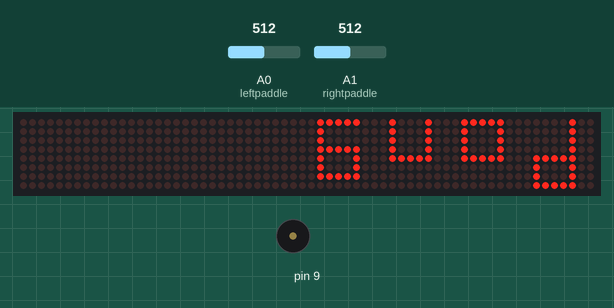
A sketch run on a simulated Arduino Uno, built with avr-gcc and run on an emulated ATmega328P. Shown: 64×8 LED matrix, buzzer (waves = sounding). Inputs (shaded band) come from the test bench; at power-on: A1 (rightpaddle) = 512, A0 (leftpaddle) = 512. Random numbers use the default seed unless the sketch sets one.

Above: at 0.1 s.
2.4 s: A1 (rightpaddle) set to 695
At 2.63 s:
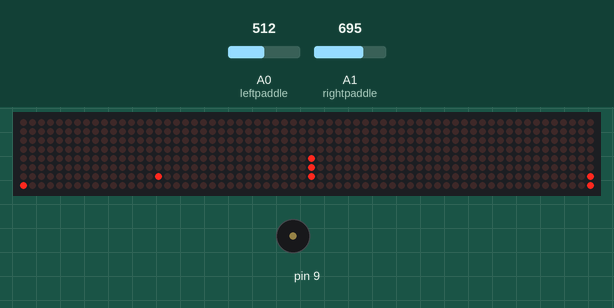
4.2 s: A1 (rightpaddle) set to 719
5.9 s: A0 (leftpaddle) set to 534
7.5 s: A0 (leftpaddle) set to 562
At 8.9 s:
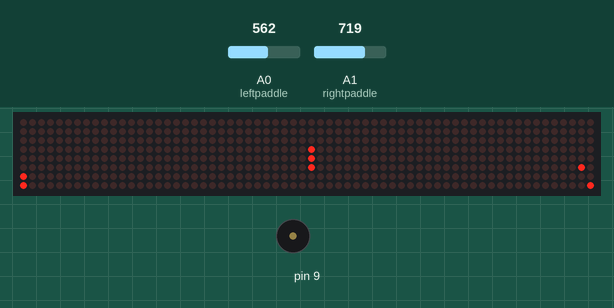
9.2 s: A0 (leftpaddle) set to 511
At 12.09 s:
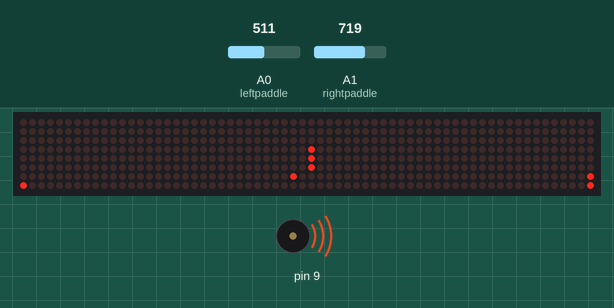
12.2 s: A1 (rightpaddle) set to 900
At 16.8 s:
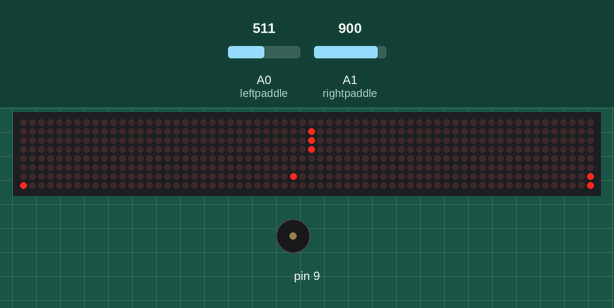
Timing chart, 0 to 21.6 s (numbered marks = the images above; inputs shaded):
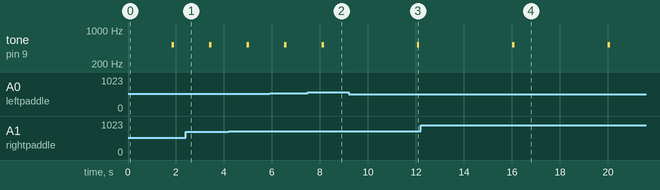

The sketch:

code.ino
```cpp
//We always have to include the library
#include "LedControl.h"
byte rightscore = 0;
byte leftscore = 0 ;

byte pongdisplay[] = {     // Used upon start up to display "Pong"

  B00000100,
  B00000100,
  B00000100,
  B00000100,
  B01111100,
  B01000100,
  B01000100,
  B01111100,
  B01111100,
  B01000100,
  B01000100,
  B01000100,
  B01111100,
  B00000000,
  B00000000,
  B00000000,
  B01000100,
  B01000100,
  B01000100,
  B01000100,
  B01111100,
  B00000000,
  B00000000,
  B00000000,
  B01111100,
  B01000000,
  B01000000,
  B01111100,
  B01000100,
  B01000100,
  B01111100,
  B00000000,
};

byte zero[] = {    // Used to display a '0' for when displaying the score
  B00000000,
  B00011100,
  B00100010,
  B00100010,
  B00100010,
  B00100010,
  B00011100,
  B00000000
};
byte one[] = {     // Used to display a '1' for when displaying the score
  B00111110,
  B00001000,
  B00001000,
  B00001000,
  B00001010,
  B00001100,
  B00001000,
  B00000000
};

byte two[] = {      // Used to display a '2' for when displaying the score
  B00000000,
  B00111110,
  B00000010,
  B00001100,
  B00010000,
  B00100000,
  B00100010,
  B00011100
};
byte three[] = {    // Used to display a '3' for when displaying the score
  B00000000,
  B00001100,
  B00010010,
  B00010000,
  B00001000,
  B00010010,
  B00010010,
  B00001100
};

byte four[] = {      // Used to diplay a '4' for when displaying the score
  B00100000,
  B00100000,
  B00100000,
  B00100000,
  B00111100,
  B00100100,
  B00100100,
  B00100100
};
byte five[] = {      // Used to display a '5' for when displaying the score
  B00111100,
  B00100000,
  B00100000,
  B00111100,
  B00000100,
  B00000100,
  B00111100,
  B00000000
};


byte matrix = 0;      //variables to help display paddles, scores, and "pong"
byte displayrow = 0;
byte displayindex = 0;

/*
  Now we need a LedControl to work with.
  pin 12 is connected to the DataIn
  pin 11 is connected to the CLK
  pin 10 is connected to LOAD
  there are 8 matrices to control
*/

int row;                                    //these variables store the location of the ball
int col;
byte deflect;                               //used if the ball must bounce off a wall

LedControl lc = LedControl(12, 11, 10, 8);  //initializes LED controller

byte dirx;                                  //these variables store the direction the ball is moving
byte diry;
byte start;                                 //used to start a new game after a player scores

#define leftpaddle 0  //left pong knob is connected to analog input 0
#define rightpaddle 1 // right pong knob is connected to analog intput 1
int rightpongval;     //holds the position of the right paddle
int leftpongval;      //holds the position of the left paddle

byte pong[] = {          // Stores the position of the ball and paddles, initially set as blank
  B00000000, B00000000,
  B00000000, B00000000,
  B00000000, B00000000,
  B00000000, B00000000,

  B00000000, B00000000,
  B00000000, B00000000,
  B00000000, B00000000,
  B00000000, B00000000,

  B00000000, B00000000,
  B00000000, B00000000,
  B00000000, B00000000,
  B00000000, B00000000,

  B00000000, B00000000,
  B00000000, B00000000,
  B00000000, B00000000,
  B00000000, B00000000,

  B00000000, B00000000,
  B00000000, B00000000,
  B00000000, B00000000,
  B00000000, B00000000,

  B00000000, B00000000,
  B00000000, B00000000,
  B00000000, B00000000,
  B00000000, B00000000,

  B00000000, B00000000,
  B00000000, B00000000,
  B00000000, B00000000,
  B00000000, B00000000,

  B00000000, B00000000,
  B00000000, B00000000,
  B00000000, B00000000,
  B00000000, B00000000
};


void setup() {
  pinMode(leftpaddle, INPUT);   //the paddle is an input.
  pinMode(rightpaddle, INPUT);  // the paddle is an input.

  Serial.begin(9600);  // serial communication for debugging. Set to 9600 baud

  // These statements below go through and set up the matrices to the given settings
  lc.shutdown(0, false);
  lc.setIntensity(0, 15);
  lc.clearDisplay(0);

  lc.shutdown(1, false);
  lc.setIntensity(1, 15);
  lc.clearDisplay(1);

  lc.shutdown(2, false);
  lc.setIntensity(2, 15);
  lc.clearDisplay(2);

  lc.shutdown(3, false);
  lc.setIntensity(3, 15);
  lc.clearDisplay(3);

  lc.shutdown(4, false);
  lc.setIntensity(4, 15);
  lc.clearDisplay(4);

  lc.shutdown(5, false);
  lc.setIntensity(5, 15);
  lc.clearDisplay(5);

  lc.shutdown(6, false);
  lc.setIntensity(6, 15);
  lc.clearDisplay(6);

  lc.shutdown(7, false);
  lc.setIntensity(7, 15);
  lc.clearDisplay(7);

  //display the initial "pong" text
  while (matrix < 4) {
    while (displayrow <= 7) {
      lc.setRow(matrix, displayrow, pongdisplay[displayindex]);
      displayrow++;
      displayindex++;
    }
    displayrow = 0;
    matrix++;
  }

  delay(1000);
  displayscreen();
  start = 1;
}

void loop() {

  paddles();
  pongsim();
  displayscreen();
}


void paddles() { //reads data from the paddles and displays that in the array

  // reads in the values from the potentiometers used to control the paddles
  // converts the values to an integer from 0-13 corresponding to the row of the bottom bit of the paddle
  leftpongval = analogRead(leftpaddle);
  leftpongval = map(leftpongval, 0, 1010, 0, 13);
  rightpongval = analogRead(rightpaddle);
  rightpongval = map(rightpongval, 1020, 20, 0, 13);

  //clears the previous paddle inorder to display the next one
  for (int x = 0; x < 2; x++) {
    for (int i = 0; i < 8; i++) {
      bitClear(pong[i + 32 * x], 0);
      bitClear(pong[24 + i + 32 * x], 7);
    }
  }

  //-------------------------------right paddle

  if (rightpongval < 6) {                      //display the paddle on the lower matrix
    bitSet(pong[rightpongval + 24], 7);
    bitSet(pong[rightpongval + 25], 7);
    bitSet(pong[rightpongval + 26], 7);
  }

  else if (rightpongval > 7) {                       // display the paddle on the upper matrix
    bitSet(pong[47 - rightpongval], 0);
    bitSet(pong[47 - rightpongval - 2], 0);
    bitSet(pong[47 - rightpongval - 1], 0);
  }

  else if (rightpongval == 6) {                      // cases for displaying the paddle across both matrices
    bitSet(pong[30], 7);
    bitSet(pong[31], 7);
    bitSet(pong[39], 0);
  }

  else if (rightpongval == 7) {
    bitSet(pong[31], 7);
    bitSet(pong[39], 0);
    bitSet(pong[38], 0);
  }


  //----------------------------------left paddle
  //due to the configuration of the cascading displays, there is a small amount of lag when moving the left paddle across matrices

  if (leftpongval < 6) {                                // display the paddle on the lower matrix
    bitSet(pong[leftpongval], 0);
    bitSet(pong[leftpongval + 1], 0);
    bitSet(pong[leftpongval + 2], 0);
  }

  else if (leftpongval > 7) {                               // display the paddle on the upper matrix
    bitSet(pong[71 - leftpongval], 7);
    bitSet(pong[71 - leftpongval - 2], 7);
    bitSet(pong[71 - leftpongval - 1], 7);
  }

  else if (leftpongval == 6) {                             // display the paddle across matrices
    bitSet(pong[6], 0);
    bitSet(pong[7], 0);
    bitSet(pong[63], 7);
  }

  else if (leftpongval == 7) {
    bitSet(pong[7], 0);
    bitSet(pong[63], 7);
    bitSet(pong[62], 7);
  }

}


//this function sets a bit to on, corresponding to a row and column
//used to display the ball, and greatly simplifies other functions
void placeball(int row, int col) {
  if (row > 7) {
    int x = (31 - col) % 8;
    int y = col / 8;
    bitSet(pong[71 - row - 8 * y], x);
  }
  else {
    int x = (31 - col) % 8; //
    int y =  col / 8;
    bitSet(pong[8 * y + row], 7 - x);
  }
}

//same as the placeball function above, but clears the bit instead
//used when the ball moves to clear the previous position of the ball
void removeball(int row, int col) {
  if (row > 7) {
    int x = (31 - col) % 8;
    int y = col / 8;
    bitClear(pong[71 - row - 8 * y], x);
  }
  else {
    int x = (31 - col) % 8; //
    int y =  col / 8;
    bitClear(pong[8 * y + row], 7 - x);
  }
}

//this function controls the movement of the ball
void pongsim() {

  //if the ball is at the edge of the display, call a function to check if it is blocked by the paddle
  if ( (col == 1 && dirx == 0) || (col == 30 && dirx == 1)) {
    ball_meets_paddle();
  }

  if (start == 1) {                  // Starting a new game
    randomSeed(analogRead(leftpaddle)); // randomSeed is necessary to ensure truly random starting position and movement. Here the input from a paddle is used as input for randomization
    dirx = random(2);                 // Come up with a random starting left to right or right to left motion
    diry = random(2);                // Come up with a random starting up or down movement direction
    col = random(12, 20);            // generate a random starting column near the middle of the display
    row = random(4, 12);             // generate a random starting row near the middle of the display
    placeball(row, col);
    start = 0;                       // Set the start varaible back equal to 0
  }


  if (diry == 0) {                    // If the ball is moving from bottom to top
    if (dirx == 0) {                  // from right to left
      removeball(row, col);
      if (deflect == 0) {             // most of the time, simply move the ball in its direction
        row++;
        col--;
        placeball(row, col);
        if (row == 15) {
          deflect = 1;
        }
        return;
      }
      else {                          // if the ball is next to an edge we must change its direction to bounce it off the edge
        row--;
        col--;
        placeball(row, col);
        diry = 1;
        deflect = 0;
        return;
      }
    }

    // The comments above should explain all of the stuff below. Some stuff, different parameters.

    if (dirx == 1) {                 // If the ball is moving from left to right
      removeball(row, col);
      if (deflect == 0) {
        row++;
        col++;
        placeball(row, col);
        if (row == 15) {
          deflect = 1;
        }
        return;
      }
      else {
        row--;
        col++;
        placeball(row, col);
        diry = 1;
        deflect = 0;
        return;
      }
    }
  }

  //--------------------------------------------diry = 1 below

  if (diry == 1) {                    // If the ball is moving from top to bottom
    if (dirx == 0) {                  // right to left
      removeball(row, col);
      if (deflect == 0) {
        row--;
        col--;
        placeball(row, col);
        if (row == 0) {
          deflect = 1;
        }
        return;
      }
      else {
        row++;
        col--;
        placeball(row, col);
        diry = 0;
        deflect = 0;
        return;
      }
    }

    if (dirx == 1) {                 // If the ball is moving from left to right
      removeball(row, col);
      if (deflect == 0) {
        row--;
        col++;
        placeball(row, col);
        if (row == 0) {
          deflect = 1;
        }
        return;
      }
      else {
        row++;
        col++;
        placeball(row, col);
        diry = 0;
        deflect = 0;
        return;
      }
    }
  }
}


//this function simply displays the locations of the paddles and ball stored in the pong[] variable
void displayscreen() {
  matrix = 0;
  displayrow = 0;
  displayindex = 0;

  while (matrix < 8) {
    while (displayrow <= 7) {
      lc.setRow(matrix, displayrow, pong[displayindex]);
      displayrow++;
      displayindex++;
    }
    displayrow = 0;
    matrix++;
  }

}


//this function turns off every LED in case we need to clear the display
void clearscreen() {
  int clearing = 0;
  while (clearing < 64) {
    pong[clearing] = B00000000;
    clearing++;
  }
}


//this function checks if the ball is blocked by the paddle or not
void ball_meets_paddle() {
  tone(9, 500, 100);  //begin by sending a signal to the buzzer on either a block or a miss

  if (diry == 0) { //case if the ball is going up
    if (dirx == 0) { //going left
      if (deflect == 1) { // if the ball deflects off wall
        if (leftpongval == 13) { //blocked, ball bounces off both wall and paddle
          diry = 1;
          dirx = 1;
          deflect = 0;
        }
        else { //missed it
          clearscreen();
          start = 1;
          delay(1000);
          scoreleft();
        }
      }
      else if (row - leftpongval >= 0 && row - leftpongval <= 2) { //normal 45 degree bounce
        dirx = 1;
      }
      else if (leftpongval - (row + 1) == 0) { //if the ball hits the corner of the paddle, it bounces straight
        dirx = 1;
        diry = 1;
      }
      else { //missed
        clearscreen();
        start = 1;
        delay(1000);
        scoreleft();
      }
    }
    else if (dirx == 1) { // going right
      if (deflect == 1) { // if the ball deflects off wall
        if (rightpongval == 13) { //blocked, ball counces off both wall and paddle
          diry = 1;
          dirx = 0;
          deflect = 0;
        }
        else { //missed it
          clearscreen();
          start = 1;
          delay(1000);
          scoreright();
        }
      }
      else if (row - rightpongval >= 0 && row - rightpongval <= 2) { //normal 45 degree bounce
        dirx = 0;
      }
      else if (rightpongval - (row + 1) == 0) { //if the ball hits the corner of the paddle, it bounces straight
        dirx = 0;
        diry = 1;
      }
      else { //missed
        clearscreen();
        start = 1;
        delay(1000);
        scoreright();
      }
    }

  }

  //same logic as the above cases
  else if (diry == 1) { // going down
    if (dirx == 0) { //going left
      if (deflect == 1) { // deflects off wall
        if (leftpongval == 0) { //blocked
          diry = 0;
          dirx = 1;
          deflect = 0;
        }
        else { //missed it
          clearscreen();
          start = 1;
          delay(1000);
          scoreleft();
        }
      }
      else if (row - leftpongval >= 0 && row - leftpongval <= 2) { //normal 45 degree bounce
        dirx = 1;
      }
      else if (row - leftpongval == 3) { //hit the corner and bounce straight
        dirx = 1;
        diry = 0;
      }
      else { //missed
        clearscreen();
        start = 1;
        delay(1000);
        scoreleft();
      }
    }
    else if (dirx == 1) { // going right
      if (deflect == 1) { // deflects off wall
        if (rightpongval == 0) { //blocked
          diry = 0;
          dirx = 0;
          deflect = 0;
        }
        else { //missed it
          clearscreen();
          start = 1;
          delay(1000);
          scoreright();
        }
      }
      else if (row - rightpongval >= 0 && row - rightpongval <= 2) { //normal 45 degree bounce
        dirx = 0;
      }
      else if (row - rightpongval == 3) { //hit the corner and bounce straight
        dirx = 0;
        diry = 0;
      }
      else { //missed
        clearscreen();
        start = 1;
        delay(1000);
        scoreright();
      }
    }
  }
}


//if the ball scores of the left side of the screen, i.e. the right player scores
void scoreleft() {
  clearscreen();
  rightscore++;
  setscore();
  displayscreen();          //increase the score and display it

  if (rightscore == 5) {    //if the player has 5 points, flash the score then reset the score to 0-0
    int blinkx = 0;
    while (blinkx < 5) {
      clearscreen();
      displayscreen();
      delay(500);
      setscore();
      displayscreen();
      delay(500);
      blinkx++;
    }
    rightscore = 0;
    leftscore = 0;
  }
  else {
    delay(2000);
  }

  clearscreen();

}


//same as above function, but for the left player scoring
void scoreright() {
  clearscreen();
  leftscore++;
  setscore();
  displayscreen();

  if (leftscore == 5) {
    int blinkx = 0;
    while (blinkx < 5) {
      clearscreen();
      displayscreen();
      delay(500);
      setscore();
      displayscreen();
      delay(500);
      blinkx++;
    }
    rightscore = 0;
    leftscore = 0;
  }
  else {
    delay(2000);
  }

  clearscreen();

}


//this function simply sets the screen to display the score
void setscore() {

  for (int i = 0; i < 8; i++) {
    if (leftscore == 0) {
      pong[i] = zero[i];
    }
    else if (leftscore == 1) {
      pong[i] = one[i];
    }
    else if (leftscore == 2) {
      pong[i] = two[i];
    }
    else if (leftscore == 3) {
      pong[i] = three[i];
    }
    else if (leftscore == 4) {
      pong[i] = four[i];
    }
    else if (leftscore == 5) {
      pong[i] = five[i];
    }

    if (rightscore == 0) {
      pong[i + 24] = zero[i];
    }
    else if (rightscore == 1) {
      pong[i + 24] = one[i];
    }
    else if (rightscore == 2) {
      pong[i + 24] = two[i];
    }
    else if (rightscore == 3) {
      pong[i + 24] = three[i];
    }
    else if (rightscore == 4) {
      pong[i + 24] = four[i];
    }
    else if (rightscore == 5) {
      pong[i + 24] = five[i];
    }

  }

}
```

Measured:
- the behaviour switches between 543 and 544 on A0 (leftpaddle) (found by bisection; images 1 and 2)
- by itself, tone on pin 9: alternates 500 Hz for 0.10 s and silent for 3.9 s
- what the display in image 0 shows lasts 1.1 s, from 0.1 s to 1.2 s
